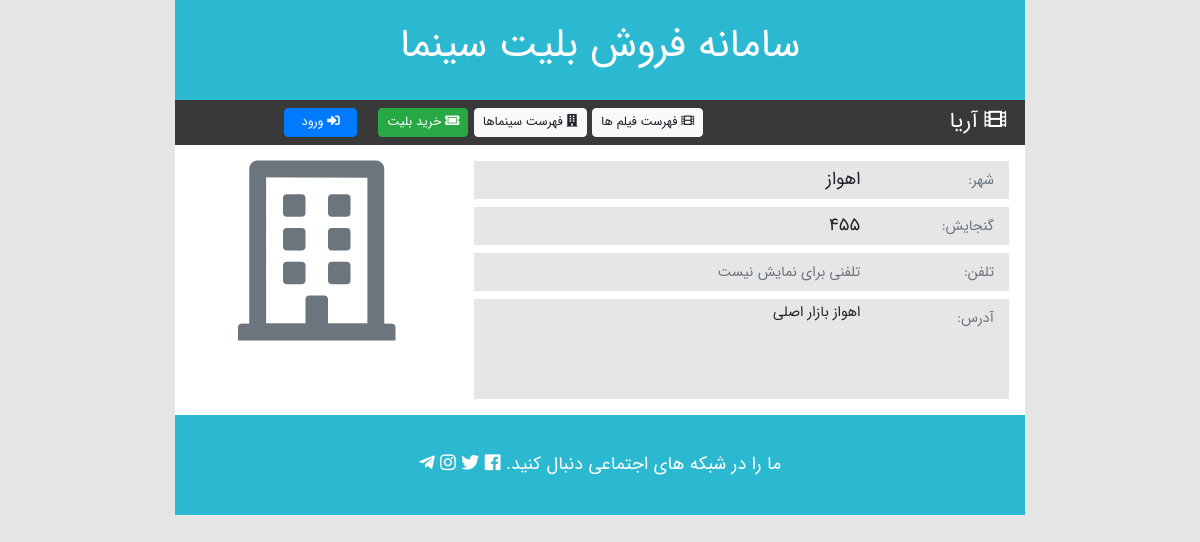
/ticketing/cinema/details/103, run on the app's committed database.
### ticketing/models.py (models this page shows, shortened)
class Cinema (models.Model):
    class Meta:
        verbose_name = 'سینما'
        verbose_name_plural = 'سینما'
    cinema_id = models.IntegerField('کد سینما', primary_key=True)
    name = models.CharField('نام', max_length=50)
    city = models.CharField('شهر', max_length=30, default='اهواز')
    capacity = models.IntegerField('گنجایش')
    phone = models.CharField(
        'شماره تلفن', max_length=20, null=True, blank=True)
    address = models.TextField('آدرس')
    image = models.ImageField(
        '', upload_to='cinema_images/', null=True, blank=True)

### ticketing/views.py (the view)
def cinema_details(request, cinema_id):
    cinema = get_object_or_404(Cinema, pk=cinema_id)
    context = {
        'cinema': cinema
    }
    return render(request, 'ticketing/cinema_details.html', context)

### ticketing/templates/ticketing/cinema_details.html (shortened to what this page needs)
{% extends "ticketing/base_page.html" %}
{% load static %}
{% block toolbar_title %}
    <i class="fas fa-film"></i>
    {{ cinema.name }}
{% endblock %}
{% block main_content %}
<div class="row py-3">
    <div class="col-8 item-details">
        <div class="row px-3">
            <div class="col-3">
                <small class="text-muted">
                    شهر:
                </small>
            </div>
            <div class="col-9">
                {{ cinema.city }}
            </div>
            <div class="col-3">
                <small class="text-muted">
                    گنجایش:
                </small>
            </div>
            <div class="col-9">
                {{ cinema.capacity }}
            </div>
            <div class="col-3">
                <small class="text-muted">
                    تلفن:
                </small>
            </div>
            {% if cinema.phone == None %}
            <div class="col-9">
                <small class="text-muted">
                    تلفنی برای نمایش نیست
                </small>
            </div>
            {% else %}
            <div class="col-9">
                {{ cinema.phone }}
            </div>
            {% endif %}
            <div class="col-3">
                <small class="text-muted">
                    آدرس:
                </small>
            </div>
            <div class="col-9 item-text-box">
                {{ cinema.address}}
            </div>
        </div>
    </div>
    <div class="col-4 text-center">
        {% if cinema.image %}
            <img src="{{ cinema.image.url }}" alt="{{ cinema.name }}" class="item-image">
        {% else %}
            <i class="far fa-10x fa-building text-muted"></i>
        {% endif %}
    </div>
</div>
{% endblock %}

### ticketing/static/ticketing/css/style.css (style rules this page uses)
body { direction: rtl; text-align: right; font-family: IRANSansWeb; font-size: 18px !important; margin: 0; background-color: #e6e6e6; }
.item-details>div.row>div { line-height: 2em; background-color: #e6e6e6; }
.item-text-box { font-size: 0.8em; min-height: 100px; background-color: #e6e6e6; text-align: justify; }

### data on the page
Cinema: name "آریا", city "اهواز", capacity "455", address "اهواز بازار اصلی"
